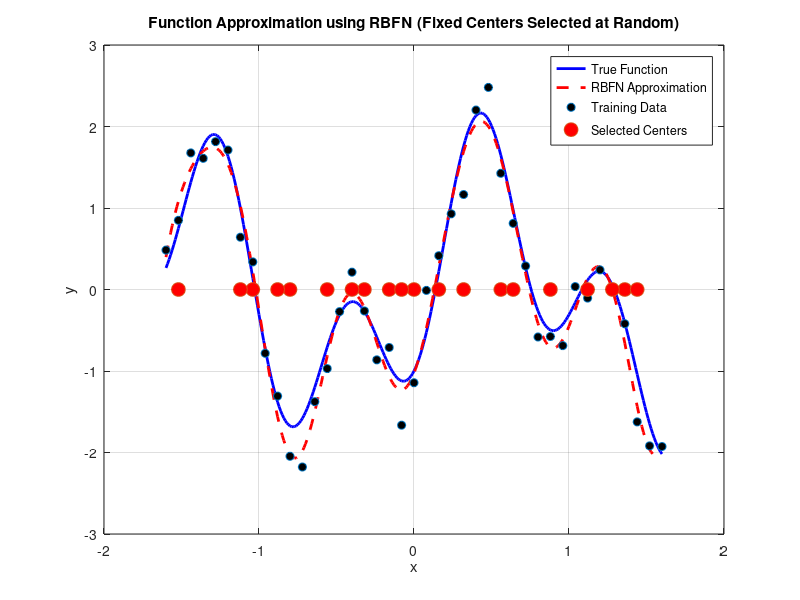

Reproduce this figure in MATLAB.
clc; clear; close all;

%% Generate training and test data
x_train = -1.6:0.08:1.6; % Training set with a uniform step length 0.08
y_train = 1.2*sin(pi*x_train) - cos(2.4*pi*x_train) + 0.3*randn(size(x_train)); % Add random noise
x_test = -1.6:0.01:1.6; % Test set with a uniform step length 0.01
y_test = 1.2*sin(pi*x_test) - cos(2.4*pi*x_test); % Ground truth without noise

%% Select random centers
num_centers = 20; % Number of randomly selected centers
center_indices = randperm(length(x_train), num_centers); % Randomly select 20 indices
centers = x_train(center_indices); % Select the corresponding 20 points in x_train as the centers of RBF by indices

%% Compute σ based on max distance
d_max = max(pdist(centers')); % Calculate the maximum distance between the chosen centres
sigma = d_max / sqrt(2 * num_centers); % Adaptive sigma

%% Construct RBF Kernel Matrix
N = length(x_train); % Number of training points
Phi_train = zeros(N, num_centers); % Initialize Gaussian Kernel

for i = 1:N
    for j = 1:num_centers
        Phi_train(i, j) = exp(-((x_train(i) - centers(j))^2) * (num_centers / d_max^2)); % Gaussian Kernel
    end
end

%% Solve for weights w using Least Squares
w = pinv(Phi_train' * Phi_train) * (Phi_train' * y_train');

%% Compute RBF Output on Test Set
M = length(x_test);
Phi_test = zeros(M, num_centers);
for i = 1:M
    for j = 1:num_centers
        Phi_test(i, j) = exp(-((x_test(i) - centers(j))^2) * (num_centers / d_max^2));
    end
end
y_pred = Phi_test * w; % Compute predicted values

%% Plot Results
figure;
plot(x_test, y_test, 'b-', 'LineWidth', 2); hold on;
plot(x_test, y_pred, 'r--', 'LineWidth', 2);
scatter(x_train, y_train, 'ko', 'MarkerFaceColor', 'k');
scatter(centers, zeros(size(centers)), 'ro', 'MarkerFaceColor', 'r', 'SizeData', 100);
legend('True Function', 'RBFN Approximation', 'Training Data', 'Selected Centers');
xlabel('x');
ylabel('y');
title('Function Approximation using RBFN (Fixed Centers Selected at Random)');
grid on;
